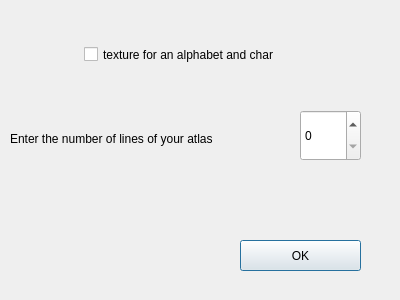
<?xml version="1.0" encoding="UTF-8"?>
<ui version="4.0">
 <class>Dialog</class>
 <widget class="QDialog" name="Dialog">
  <property name="geometry">
   <rect>
    <x>0</x>
    <y>0</y>
    <width>400</width>
    <height>300</height>
   </rect>
  </property>
  <property name="windowTitle">
   <string>Dialog</string>
  </property>
  <widget class="QSpinBox" name="spinBox">
   <property name="geometry">
    <rect>
     <x>300</x>
     <y>110</y>
     <width>61</width>
     <height>51</height>
    </rect>
   </property>
  </widget>
  <widget class="QLabel" name="label">
   <property name="geometry">
    <rect>
     <x>10</x>
     <y>83</y>
     <width>251</width>
     <height>111</height>
    </rect>
   </property>
   <property name="text">
    <string>Enter the number of lines of your atlas</string>
   </property>
  </widget>
  <widget class="QPushButton" name="dialog_ok">
   <property name="geometry">
    <rect>
     <x>240</x>
     <y>240</y>
     <width>121</width>
     <height>31</height>
    </rect>
   </property>
   <property name="text">
    <string>OK</string>
   </property>
  </widget>
  <widget class="QCheckBox" name="checkBox">
   <property name="geometry">
    <rect>
     <x>84</x>
     <y>29</y>
     <width>241</width>
     <height>51</height>
    </rect>
   </property>
   <property name="text">
    <string>texture for an alphabet and char</string>
   </property>
  </widget>
 </widget>
 <resources/>
 <connections/>
</ui>
